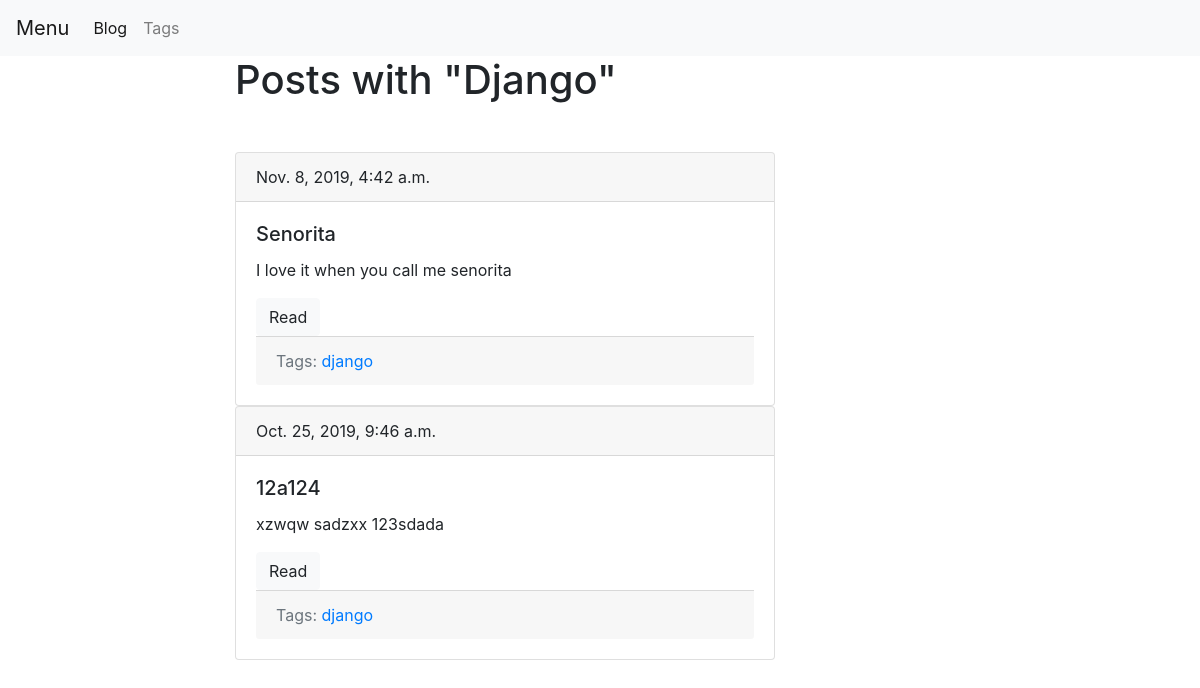
The app's page /blog/tags/django/ with its own data.
### blog/models.py (models this page shows, shortened)
class Tag(models.Model):
	title = models.CharField(max_length=50)
	slug = models.SlugField(max_length=50, unique=True)
	def get_absolute_url(self):
		return reverse('tag_detail_url', kwargs={'slug':self.slug})
	class Meta:
		ordering = ['title']

class Post(models.Model):
	title = models.CharField(max_length = 150, db_index=True)
	slug = models.SlugField(max_length=150, blank=True, unique=True)
	body = models.TextField(blank=True, db_index= True)
	tags = models.ManyToManyField('Tag', blank=True, related_name='posts')
	date_pub = models.DateTimeField(auto_now_add=True)
	def get_absolute_url(self):
		return reverse('post_detail_url', kwargs={'slug':self.slug})
	class Meta:
		ordering = ['-date_pub']

### blog/views.py (the view)
# urls.py: path('tags/<str:slug>/', TagDetail.as_view(), name='tag_detail_url'),
class TagDetail(ObjectDetailMixin,View):
	model = Tag
	template = 'blog/tag_detail.html'

### blog/utils.py (called while the page is built)
	def get(self, request, slug):
		obj = get_object_or_404(self.model, slug__iexact=slug)
		return render(request, self.template, context={self.model.__name__.lower():obj, 'admin_obj':obj, 'detail':True})

### blog/templates/blog/tag_detail.html (shortened to what this page needs)
{% extends 'blog/base_blog.html' %}
{% block content %}
	<h1 class="mb-5" >Posts with "{{ tag.title|title }}"</h1>
	{% for post in tag.posts.all %}
		{% include 'blog/includes/post_card_template.html' %}
	{% endfor %}
{% endblock %}

### blog/templates/blog/base_blog.html (shortened to what this page needs)
{% extends 'base.html' %}

### templates/base.html (shortened to what this page needs)
{% load static %}
<!DOCTYPE html>
<html>
	<head>
		<link rel="stylesheet" href="https://stackpath.bootstrapcdn.com/bootstrap/4.3.1/css/bootstrap.min.css">
		<link rel="stylesheet" href="{% static 'css/styles.css' %}">
	</head>
	<body>
		<nav class="navbar navbar-expand-lg navbar-light bg-light" style="background-color: #e3f2fd;">
			<a class="navbar-brand" href="#">Menu</a>
			<div class="collapse navbar-collapse" id="navbarNavDropdown">
			<ul class="navbar-nav">
				<li class="nav-item active">
					<a class="nav-link" href="{% url 'posts_list_url' %}">Blog<span class="sr-only">(current)</span></a>
				</li>
				<li class="nav-item">
					<a class="nav-link" href="{% url 'tags_list_url' %}">Tags</a>
				</li>
			</ul>
			</div>
		</nav>
		<div class="container">
			<div class="row">
				<div class="col-6 offset-md-2">
					{% block content %}{% endblock %}
				</div>
			</div>
		</div>
	</body>
</html>

### blog/templates/blog/includes/post_card_template.html
<div class="card" class="mb-5">
  		<div class="card-header">
    		{{ post.date_pub }}
  		</div>
  		<div class="card-body">
    		<h5 class="card-title">{{post.title}}</h5>
    		<p class="card-text">
    			{{ post.body| truncatewords:15 }}
    		</p>
    		<a href="{{ post.get_absolute_url }}" class="btn btn-light">Read</a>
        <div class="card-footer text-muted">
          Tags:
          {% for tag in post.tags.all %}
            <a href ="{{tag.get_absolute_url}}">{{tag.title}}</a>
          {% endfor %}
        </div>
  		</div>
	</div>

### records on screen
Tag: title "Django", title "django"
Post: date_pub "Nov. 8, 2019, 4:42 a.m.", title "Senorita", body "I love it when you call me senorita"
Post: date_pub "Oct. 25, 2019, 9:46 a.m.", title "12a124", body "xzwqw sadzxx 123sdada"
